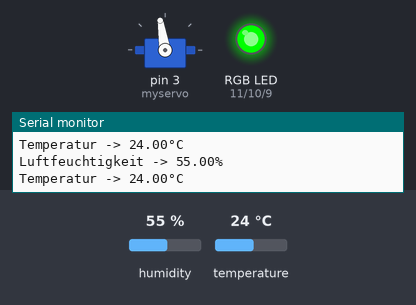
This sketch was run on a simulated Arduino Uno, built with avr-gcc and run on an emulated ATmega328P. Shown: servo, an RGB LED mixed from three pins (HIGH = lit), the last lines printed to the serial monitor. The inputs (shaded band) are chosen by the test bench; at power-on: humidity 55 %, temperature 24 °C.

Above: at 3.8 s.
3.9 s: humidity set to 22 %
At 8.2 s:
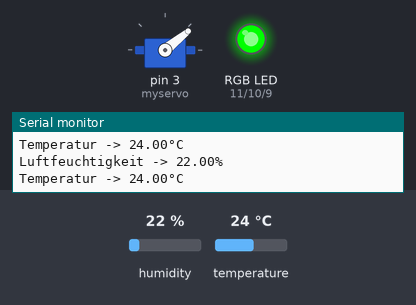
8.5 s: temperature set to 24.5 °C
At 11.2 s:
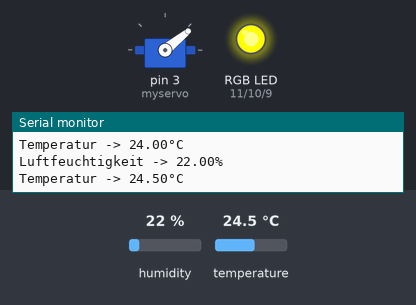
12.4 s: humidity set to 40 %
At 17.1 s:
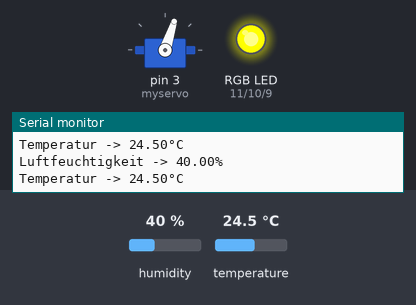
17.5 s: temperature set to 12 °C
At 20.1 s:
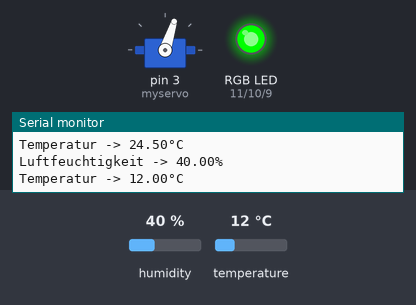
21.4 s: humidity set to 68 %
At 26.1 s:
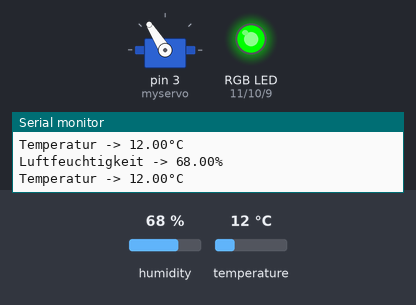
26.5 s: temperature set to 28 °C
At 29.0 s:
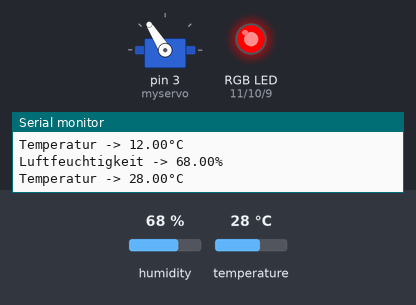
Timing chart, 0 to 30.5 s (numbered marks = the images above; inputs shaded):
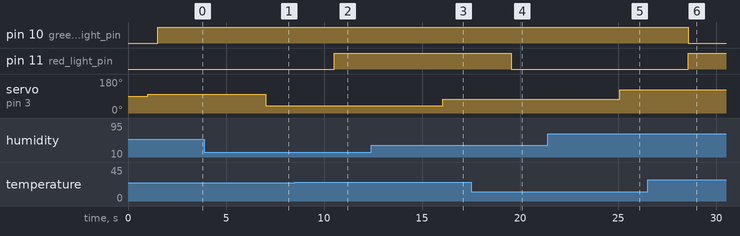

Measured:
- the behaviour switches between 24 and 24.1 °C on temperature (found by bisection; images 1 and 2)
- after the input at 3.9 s, servo on pin 3 (myservo): 99° → 39° after 3.1 s
- after the input at 8.5 s, pin 11 (red_light_pin): LOW → HIGH after 2.0 s
- after the input at 12.4 s, servo on pin 3 (myservo): 39° → 72° after 3.6 s
- after the input at 17.5 s, pin 11 (red_light_pin): HIGH → LOW after 2.1 s
- after the input at 21.4 s, servo on pin 3 (myservo): 72° → 122° after 3.7 s
- after the input at 26.5 s, pin 10 (green_light_pin): HIGH → LOW after 2.1 s; pin 11 (red_light_pin): LOW → HIGH after 2.1 s

The sketch:

Temperatur_messen.ino
```cpp
//Einrichtung des Servos und DHT-Sensors
#include <Servo.h>
Servo myservo;
#include "DHT.h"
#include "Adafruit_Sensor.h"
#define DHTPIN 2
#define DHTTYPE DHT22
DHT dht(DHTPIN, DHTTYPE);

//Variable für map-Befehl unten
float servostellung;

//Variablen für RGB LED
int red_light_pin = 11;
int green_light_pin = 10;
int blue_light_pin = 9;

void setup() {
//Servo Einstellung
myservo.attach(3);

//Serieller Monitor
Serial.begin(9600);
dht.begin();

//Einstellung der RGB LED
pinMode(red_light_pin, OUTPUT);
pinMode(green_light_pin, OUTPUT);
pinMode(blue_light_pin, OUTPUT);


}

void loop() {
//Variablen für Luftfeuchtigkeit/Temperatur
float Luftfeuchtigkeit = dht.readHumidity();
float Temperatur = dht.readTemperature();

//Werte der Luftfeuchtigkeit (0 bis 100%) werden für Servostellung gemappt (0 bis 180°)
servostellung = map(Luftfeuchtigkeit, 0, 100, 0, 180);

//Proportional zum Wert der Luftfeuchtigkeit dreht sich der Servo bis zu 180 Grad
//und gibt die Werte im seriellen Monitor an.
if( Luftfeuchtigkeit >= 0 ){
  delay(1000);
  myservo.write(0);
  myservo.write(servostellung);
  Serial.print("Luftfeuchtigkeit -> " );
  Serial.print(Luftfeuchtigkeit);
  Serial.println("%");
}
//Temperatur wird im seriellen Monitor angezeigt
Serial.print("Temperatur -> " );
Serial.print(Temperatur);
Serial.println("°C");
delay(500);

//Ist die Temperatur bei 24° (oder drunter), leuchtet LED grün
//Ist die Temperatur bei 25° (oder darüber), leuchtet LED rot
//Ist die Temperatur dazwischen, leuchtet LED gelb
float min = 24.0;
float max = 25.0;

if (Temperatur <= min) {
  RGB_color(0, 255, 0);
}
else if (Temperatur >= max) {
  RGB_color(255, 0, 0);
}
else {
  RGB_color(255, 255, 0);
}


}
//Deklarieren von "RGB_color"
void RGB_color(int red_light_value, int green_light_value, int blue_light_value)
 {
  analogWrite(red_light_pin, red_light_value);
  analogWrite(green_light_pin, green_light_value);
  analogWrite(blue_light_pin, blue_light_value);
}
```
